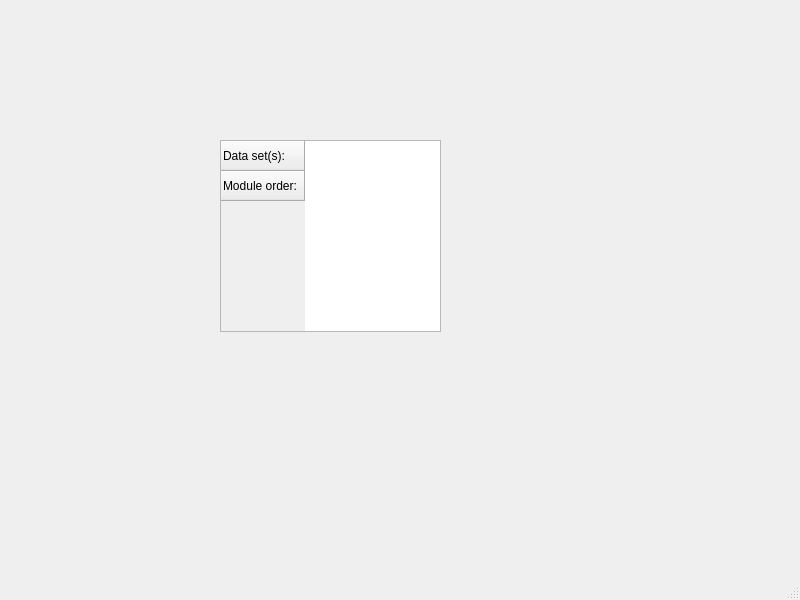
<?xml version="1.0" encoding="UTF-8"?>
<ui version="4.0">
 <class>MainWindow</class>
 <widget class="QMainWindow" name="MainWindow">
  <property name="geometry">
   <rect>
    <x>0</x>
    <y>0</y>
    <width>800</width>
    <height>600</height>
   </rect>
  </property>
  <property name="windowTitle">
   <string>MainWindow</string>
  </property>
  <widget class="QWidget" name="centralwidget">
   <widget class="QTableWidget" name="tableWidget">
    <property name="geometry">
     <rect>
      <x>220</x>
      <y>140</y>
      <width>221</width>
      <height>192</height>
     </rect>
    </property>
    <row>
     <property name="text">
      <string>Data set(s):</string>
     </property>
    </row>
    <row>
     <property name="text">
      <string>Module order:</string>
     </property>
    </row>
   </widget>
  </widget>
  <widget class="QMenuBar" name="menubar">
   <property name="geometry">
    <rect>
     <x>0</x>
     <y>0</y>
     <width>800</width>
     <height>22</height>
    </rect>
   </property>
  </widget>
  <widget class="QStatusBar" name="statusbar"/>
 </widget>
 <resources/>
 <connections/>
</ui>
